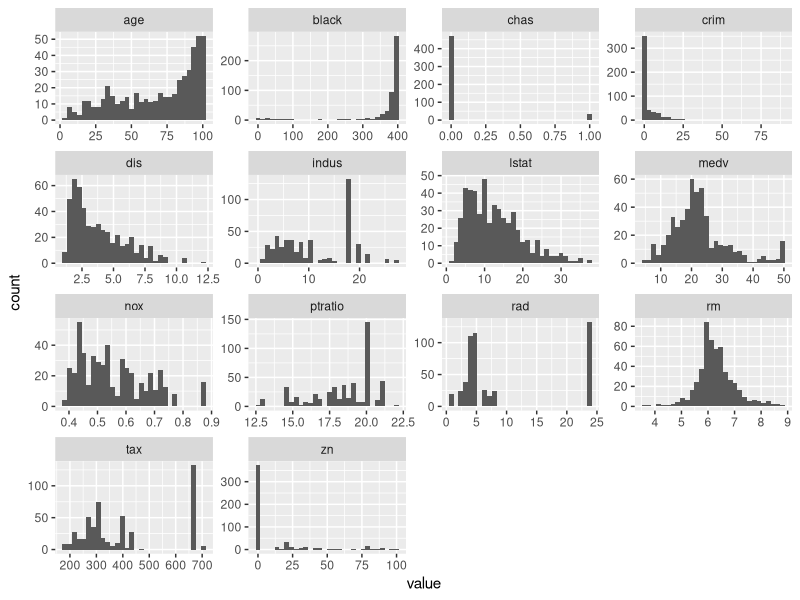
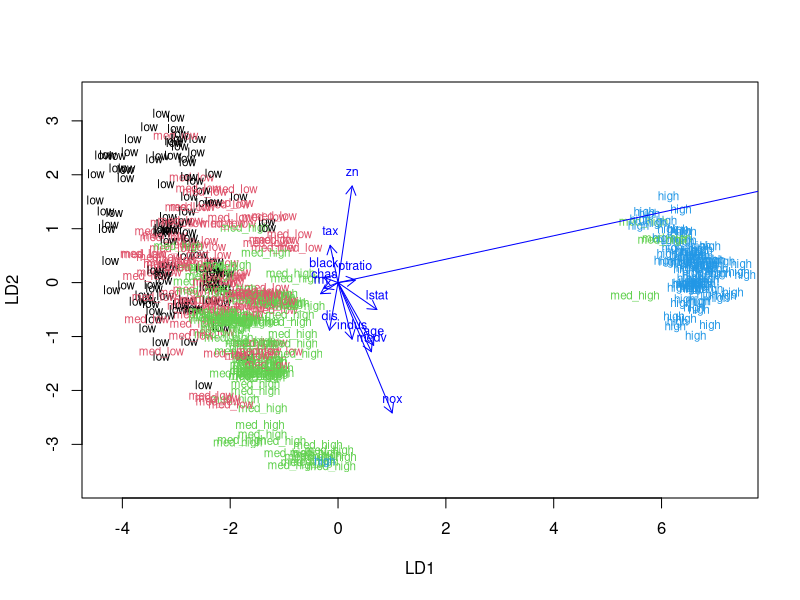

These figures' R source, in order:
## ---- chunk 1
library(MASS)
data("Boston")
str(Boston)
dim(Boston)
## ---- chunk 2
summary(Boston)
## ---- chunk 3
library(tidyr)
library(dplyr)
library(ggplot2)

gather(Boston) %>% ggplot(aes(value)) + facet_wrap("key", scales = "free") + geom_histogram()
## ---- chunk 4
scaled_data <- scale(Boston)

summary(scaled_data)
## ---- chunk 5
class(scaled_data)

scaled_data <- as.data.frame(scaled_data)

bins <- quantile(scaled_data$crim) 

crime <- cut(scaled_data$crim, breaks = bins, include.lowest = TRUE, labels = c("low", "med_low", "med_high", "high")) #creating categorical variable crime

table(crime)
## ---- chunk 6
scaled_data <- dplyr::select(scaled_data, -crim) #removing the old crime rate variable

scaled_data <- data.frame(scaled_data, crime) #adding the new crime rate variable

n <- nrow(scaled_data)

ind <- sample(n,  size = n * 0.8) #taking 80% of the data

# dividing the dataset into train and test sets
train <- scaled_data[ind,]
test <- scaled_data[-ind,]

colnames(test)
## ---- chunk 7
dim(test)
## ---- chunk 8
lda.fit <- lda(crime ~ ., data = train)

#the function for lda biplot arrows
lda.arrows <- function(x, myscale = 1, arrow_heads = 0.1, color = "blue", tex = 0.75, choices = c(1,2)){
  heads <- coef(x)
  arrows(x0 = 0, y0 = 0, 
         x1 = myscale * heads[,choices[1]], 
         y1 = myscale * heads[,choices[2]], col=color, length = arrow_heads)
  text(myscale * heads[,choices], labels = row.names(heads), 
       cex = tex, col=color, pos=3)
}

classes <- as.numeric(train$crime) #target classes as numeric

#plotting the lda results
plot(lda.fit, dimen = 2, col = classes, pch = classes)
lda.arrows(lda.fit, myscale = 3)
## ---- chunk 9
correct_classes <- test$crime #saving the crime categories from the test set

test <- dplyr::select(test, -crime) #removing the categorical crime variable from the test dataset
## ---- chunk 10
predictions <- predict(lda.fit, newdata = test) #predicting the classes with the lda model on the test data

#cross tabulating the results with the crime categories from the test set
table(correct = correct_classes, predicted = predictions$class)
## ---- chunk 11
#euclidean distance matrix
dist_eu <- dist(scaled_data)

#look at the summary of the distances
summary(dist_eu)
## ---- chunk 12
#manhattan distance matrix
dist_man <- dist(scaled_data, method = 'manhattan')

#look at the summary of the distances
summary(dist_man)
